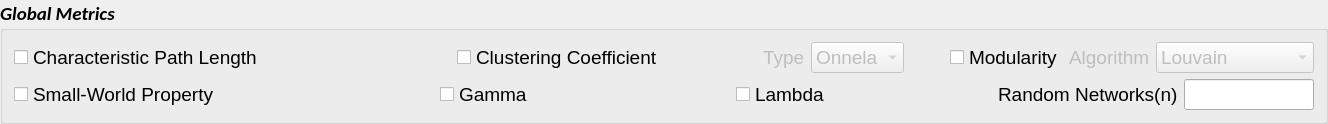
         <widget class="QGroupBox" name="groupBox_Global_Metrics">
          <property name="sizePolicy">
           <sizepolicy hsizetype="Preferred" vsizetype="Maximum">
            <horstretch>0</horstretch>
            <verstretch>0</verstretch>
           </sizepolicy>
          </property>
          <property name="maximumSize">
           <size>
            <width>16777215</width>
            <height>210</height>
           </size>
          </property>
          <property name="font">
           <font>
            <family>Calibri</family>
            <pointsize>14</pointsize>
            <weight>75</weight>
            <italic>true</italic>
            <bold>true</bold>
           </font>
          </property>
          <property name="focusPolicy">
           <enum>Qt::StrongFocus</enum>
          </property>
          <property name="styleSheet">
           <string notr="true">QGroupBox#groupBox_Global_Metrics{border: 2px solid rgb(200, 197, 191);
                                       }
QGroupBox#groupBox_Global_Metrics:focus{border: 2px solid rgb(200, 165, 140);
                                       }</string>
          </property>
          <property name="title">
           <string>Global Metrics</string>
          </property>
          <property name="alignment">
           <set>Qt::AlignLeading|Qt::AlignLeft|Qt::AlignTop</set>
          </property>
          <layout class="QGridLayout" name="gridLayout_6">
           <item row="0" column="0">
            <widget class="QCheckBox" name="checkLp">
             <property name="sizePolicy">
              <sizepolicy hsizetype="Expanding" vsizetype="Fixed">
               <horstretch>0</horstretch>
               <verstretch>0</verstretch>
              </sizepolicy>
             </property>
             <property name="minimumSize">
              <size>
               <width>380</width>
               <height>0</height>
              </size>
             </property>
             <property name="font">
              <font>
               <family>Arial</family>
               <pointsize>14</pointsize>
              </font>
             </property>
             <property name="focusPolicy">
              <enum>Qt::NoFocus</enum>
             </property>
             <property name="toolTip">
              <string>&lt;html&gt;&lt;head/&gt;&lt;body&gt;&lt;p&gt;&lt;span style=&quot; font-size:11pt;&quot;&gt;Calculate the characteristic path length (Lp) of the network...&lt;/span&gt;&lt;/p&gt;&lt;/body&gt;&lt;/html&gt;</string>
             </property>
             <property name="text">
              <string>Characteristic Path Length</string>
             </property>
            </widget>
           </item>
           <item row="1" column="0">
            <widget class="QCheckBox" name="checkSmallWordProperty">
             <property name="sizePolicy">
              <sizepolicy hsizetype="Expanding" vsizetype="Fixed">
               <horstretch>0</horstretch>
               <verstretch>0</verstretch>
              </sizepolicy>
             </property>
             <property name="minimumSize">
              <size>
               <width>250</width>
               <height>0</height>
              </size>
             </property>
             <property name="font">
              <font>
               <family>Arial</family>
               <pointsize>14</pointsize>
              </font>
             </property>
             <property name="focusPolicy">
              <enum>Qt::NoFocus</enum>
             </property>
             <property name="toolTip">
              <string>&lt;html&gt;&lt;head/&gt;&lt;body&gt;&lt;p&gt;Calculate the small world property of networks.It's definition is:&lt;/p&gt;&lt;p&gt;&lt;img src=&quot;:/new/sigma/sigma&quot;/&gt;, &lt;/p&gt;&lt;p&gt;where the gamma is defined as:&lt;/p&gt;&lt;p&gt;&lt;img src=&quot;:/new/gamma/gamma&quot;/&gt;,&lt;/p&gt;&lt;p&gt;and the lambda is defined as :&lt;/p&gt;&lt;p&gt;&lt;img src=&quot;:/new/lambda/lambda&quot;/&gt;.&lt;/p&gt;&lt;p&gt;Note that the &lt;span style=&quot; font-style:italic;&quot;&gt;Lp &lt;/span&gt;is the characteristic path length, and &lt;span style=&quot; font-style:italic;&quot;&gt;Cp &lt;/span&gt;is the clustering coefficient of networks.Subscript &lt;span style=&quot; font-style:italic;&quot;&gt;rand &lt;/span&gt;represents the corresponding metrics for random networks. So the input label &amp;quot;random networks&amp;quot; can't be empty or be edited zero value if user wants to activate small world property algorithm.In addition, small world property algorithm could only behave well after the execution of characteristic path length and clustering coefficient algorithms.		 &lt;/p&gt;&lt;/body&gt;&lt;/html&gt;</string>
             </property>
             <property name="text">
              <string>Small-World Property</string>
             </property>
            </widget>
           </item>
           <item row="1" column="1">
            <layout class="QHBoxLayout" name="horizontalLayout_8">
             <item>
              <spacer name="horizontalSpacer_9">
               <property name="orientation">
                <enum>Qt::Horizontal</enum>
               </property>
               <property name="sizeHint" stdset="0">
                <size>
                 <width>40</width>
                 <height>20</height>
                </size>
               </property>
              </spacer>
             </item>
             <item>
              <widget class="QCheckBox" name="checkSmallWordProperty_gamma">
               <property name="sizePolicy">
                <sizepolicy hsizetype="Expanding" vsizetype="Fixed">
                 <horstretch>0</horstretch>
                 <verstretch>0</verstretch>
                </sizepolicy>
               </property>
               <property name="minimumSize">
                <size>
                 <width>250</width>
                 <height>0</height>
                </size>
               </property>
               <property name="font">
                <font>
                 <family>Arial</family>
                 <pointsize>14</pointsize>
                </font>
               </property>
               <property name="focusPolicy">
                <enum>Qt::NoFocus</enum>
               </property>
               <property name="toolTip">
                <string>&lt;html&gt;&lt;head/&gt;&lt;body&gt;&lt;p&gt;&lt;br/&gt;&lt;/p&gt;&lt;/body&gt;&lt;/html&gt;</string>
               </property>
               <property name="text">
                <string>Gamma</string>
               </property>
              </widget>
             </item>
             <item>
              <spacer name="horizontalSpacer_3">
               <property name="orientation">
                <enum>Qt::Horizontal</enum>
               </property>
               <property name="sizeHint" stdset="0">
                <size>
                 <width>40</width>
                 <height>20</height>
                </size>
               </property>
              </spacer>
             </item>
             <item>
              <widget class="QCheckBox" name="checkSmallWordProperty_lambda">
               <property name="enabled">
                <bool>true</bool>
               </property>
               <property name="sizePolicy">
                <sizepolicy hsizetype="Expanding" vsizetype="Fixed">
                 <horstretch>0</horstretch>
                 <verstretch>0</verstretch>
                </sizepolicy>
               </property>
               <property name="minimumSize">
                <size>
                 <width>168</width>
                 <height>0</height>
                </size>
               </property>
               <property name="font">
                <font>
                 <family>Arial</family>
                 <pointsize>14</pointsize>
                </font>
               </property>
               <property name="focusPolicy">
                <enum>Qt::NoFocus</enum>
               </property>
               <property name="toolTip">
                <string>&lt;html&gt;&lt;head/&gt;&lt;body&gt;&lt;p&gt;&lt;br/&gt;&lt;/p&gt;&lt;/body&gt;&lt;/html&gt;</string>
               </property>
               <property name="text">
                <string>Lambda</string>
               </property>
              </widget>
             </item>
            </layout>
           </item>
           <item row="1" column="2">
            <layout class="QHBoxLayout" name="horizontalLayout_7">
             <item>
              <spacer name="horizontalSpacer_8">
               <property name="orientation">
                <enum>Qt::Horizontal</enum>
               </property>
               <property name="sizeHint" stdset="0">
                <size>
                 <width>40</width>
                 <height>20</height>
                </size>
               </property>
              </spacer>
             </item>
             <item>
              <widget class="QLabel" name="labelLp_num_of_random_networks">
               <property name="sizePolicy">
                <sizepolicy hsizetype="Expanding" vsizetype="Fixed">
                 <horstretch>0</horstretch>
                 <verstretch>0</verstretch>
                </sizepolicy>
               </property>
               <property name="maximumSize">
                <size>
                 <width>420</width>
                 <height>40</height>
                </size>
               </property>
               <property name="font">
                <font>
                 <family>Arial</family>
                 <pointsize>14</pointsize>
                </font>
               </property>
               <property name="text">
                <string>Random Networks(n)</string>
               </property>
              </widget>
             </item>
             <item>
              <widget class="QLineEdit" name="lineEditLp_num_of_random_networks">
               <property name="enabled">
                <bool>true</bool>
               </property>
               <property name="maximumSize">
                <size>
                 <width>130</width>
                 <height>16777215</height>
                </size>
               </property>
               <property name="font">
                <font>
                 <family>Arial</family>
                 <pointsize>14</pointsize>
                </font>
               </property>
               <property name="focusPolicy">
                <enum>Qt::StrongFocus</enum>
               </property>
               <property name="toolTip">
                <string>&lt;html&gt;&lt;head/&gt;&lt;body&gt;&lt;p&gt;Number of random networks for all global metrics. Users could compare some global parameters between random networks and human brain networks by setting this.&lt;/p&gt;&lt;/body&gt;&lt;/html&gt;</string>
               </property>
               <property name="styleSheet">
                <string notr="true"/>
               </property>
              </widget>
             </item>
            </layout>
           </item>
           <item row="0" column="1">
            <layout class="QHBoxLayout" name="horizontalLayout">
             <item>
              <spacer name="horizontalSpacer_6">
               <property name="orientation">
                <enum>Qt::Horizontal</enum>
               </property>
               <property name="sizeHint" stdset="0">
                <size>
                 <width>40</width>
                 <height>20</height>
                </size>
               </property>
              </spacer>
             </item>
             <item>
              <widget class="QCheckBox" name="checkCP">
               <property name="sizePolicy">
                <sizepolicy hsizetype="Expanding" vsizetype="Fixed">
                 <horstretch>0</horstretch>
                 <verstretch>0</verstretch>
                </sizepolicy>
               </property>
               <property name="minimumSize">
                <size>
                 <width>300</width>
                 <height>0</height>
                </size>
               </property>
               <property name="font">
                <font>
                 <family>Arial</family>
                 <pointsize>14</pointsize>
                </font>
               </property>
               <property name="focusPolicy">
                <enum>Qt::NoFocus</enum>
               </property>
               <property name="toolTip">
                <string>&lt;html&gt;&lt;head/&gt;&lt;body&gt;&lt;p&gt;&lt;span style=&quot; font-size:11pt;&quot;&gt;Calculate clustering coefficient (Cp) of the network...&lt;/span&gt;&lt;/p&gt;&lt;/body&gt;&lt;/html&gt;</string>
               </property>
               <property name="text">
                <string>Clustering Coefficient</string>
               </property>
              </widget>
             </item>
             <item>
              <layout class="QHBoxLayout" name="horizontalLayout_2">
               <item>
                <widget class="QLabel" name="labelCp_Cp_type">
                 <property name="enabled">
                  <bool>false</bool>
                 </property>
                 <property name="font">
                  <font>
                   <family>Arial</family>
                   <pointsize>14</pointsize>
                  </font>
                 </property>
                 <property name="text">
                  <string>Type</string>
                 </property>
                </widget>
               </item>
               <item>
                <widget class="QComboBox" name="comboBoxCp_Cp_type">
                 <property name="enabled">
                  <bool>false</bool>
                 </property>
                 <property name="maximumSize">
                  <size>
                   <width>148</width>
                   <height>16777215</height>
                  </size>
                 </property>
                 <property name="font">
                  <font>
                   <family>Arial</family>
                   <pointsize>14</pointsize>
                  </font>
                 </property>
                 <property name="focusPolicy">
                  <enum>Qt::NoFocus</enum>
                 </property>
                 <property name="editable">
                  <bool>false</bool>
                 </property>
                 <item>
                  <property name="text">
                   <string>Onnela</string>
                  </property>
                 </item>
                 <item>
                  <property name="text">
                   <string>Barrat</string>
                  </property>
                 </item>
                </widget>
               </item>
              </layout>
             </item>
            </layout>
           </item>
           <item row="0" column="2">
            <layout class="QHBoxLayout" name="horizontalLayout_6">
             <item>
              <spacer name="horizontalSpacer_7">
               <property name="orientation">
                <enum>Qt::Horizontal</enum>
               </property>
               <property name="sizeHint" stdset="0">
                <size>
                 <width>40</width>
                 <height>20</height>
                </size>
               </property>
              </spacer>
             </item>
             <item>
              <widget class="QCheckBox" name="checkL_Modularity">
               <property name="font">
                <font>
                 <family>Arial</family>
                 <pointsize>14</pointsize>
                </font>
               </property>
               <property name="focusPolicy">
                <enum>Qt::NoFocus</enum>
               </property>
               <property name="toolTip">
                <string>&lt;html&gt;&lt;head/&gt;&lt;body&gt;&lt;p&gt;&lt;span style=&quot; font-size:11pt;&quot;&gt;Calculate Louvain Modularity for each of the .csr files in the given directory...&lt;/span&gt;&lt;/p&gt;&lt;/body&gt;&lt;/html&gt;</string>
               </property>
               <property name="text">
                <string>Modularity</string>
               </property>
              </widget>
             </item>
             <item>
              <layout class="QHBoxLayout" name="horizontalLayout_5">
               <item>
                <widget class="QLabel" name="labelL_Modularity_modularity_type">
                 <property name="enabled">
                  <bool>false</bool>
                 </property>
                 <property name="font">
                  <font>
                   <family>Arial</family>
                   <pointsize>14</pointsize>
                  </font>
                 </property>
                 <property name="text">
                  <string>Algorithm</string>
                 </property>
                </widget>
               </item>
               <item>
                <widget class="QComboBox" name="comboBoxLouvain_Modularity_modularity_type">
                 <property name="enabled">
                  <bool>false</bool>
                 </property>
                 <property name="maximumSize">
                  <size>
                   <width>190</width>
                   <height>16777215</height>
                  </size>
                 </property>
                 <property name="font">
                  <font>
                   <family>Arial</family>
                   <pointsize>14</pointsize>
                  </font>
                 </property>
                 <property name="focusPolicy">
                  <enum>Qt::NoFocus</enum>
                 </property>
                 <property name="editable">
                  <bool>false</bool>
                 </property>
                 <item>
                  <property name="text">
                   <string>Louvain</string>
                  </property>
                 </item>
                 <item>
                  <property name="text">
                   <string>Newman_GPU</string>
                  </property>
                 </item>
                 <item>
                  <property name="text">
                   <string>Newman_CPU</string>
                  </property>
                 </item>
                </widget>
               </item>
              </layout>
             </item>
            </layout>
           </item>
          </layout>
          <zorder>checkSmallWordProperty</zorder>
          <zorder>checkLp</zorder>
          <zorder></zorder>
          <zorder></zorder>
          <zorder></zorder>
         </widget>
